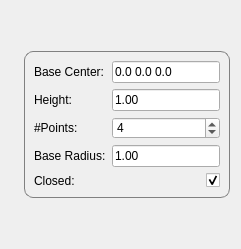
      <widget class="QWidget" name="pyramidTab">
       <attribute name="title">
        <string>Pyramid</string>
       </attribute>
       <layout class="QHBoxLayout" name="horizontalLayout_10">
        <item>
         <widget class="QLabel" name="pyramid_picLabel">
          <property name="text">
           <string/>
          </property>
          <property name="pixmap">
           <pixmap>:/cgal/icons/resources/base.png</pixmap>
          </property>
         </widget>
        </item>
        <item>
         <layout class="QVBoxLayout" name="verticalLayout_9" stretch="1,0,1">
          <item>
           <spacer name="verticalSpacer_3">
            <property name="orientation">
             <enum>Qt::Orientation::Vertical</enum>
            </property>
            <property name="sizeHint" stdset="0">
             <size>
              <width>20</width>
              <height>40</height>
             </size>
            </property>
           </spacer>
          </item>
          <item>
           <widget class="QGroupBox" name="groupBox_2">
            <property name="styleSheet">
             <string notr="true">QGroupBox {
    border: 1px solid gray;
    border-radius: 9px;
    margin-top: 0.5em;
}

QGroupBox::title {
    subcontrol-origin: margin;
    left: 10px;
    padding: 0 3px 0 3px;
}</string>
            </property>
            <property name="title">
             <string/>
            </property>
            <layout class="QVBoxLayout" name="verticalLayout_11">
             <item>
              <layout class="QGridLayout" name="gridLayout_7">
               <item row="2" column="0">
                <widget class="QLabel" name="pyramidLabel">
                 <property name="toolTip">
                  <string>&lt;html&gt;&lt;head/&gt;&lt;body&gt;&lt;p&gt;The number of points in the base of the pyramid. Must be at least 3.&lt;/p&gt;&lt;/body&gt;&lt;/html&gt;</string>
                 </property>
                 <property name="text">
                  <string>#Points:</string>
                 </property>
                </widget>
               </item>
               <item row="0" column="1">
                <widget class="QLineEdit" name="pyramid_lineEdit">
                 <property name="text">
                  <string>0.0 0.0 0.0</string>
                 </property>
                </widget>
               </item>
               <item row="2" column="1">
                <widget class="QSpinBox" name="pyramidSpinBox">
                 <property name="minimum">
                  <number>3</number>
                 </property>
                 <property name="maximum">
                  <number>360000</number>
                 </property>
                 <property name="value">
                  <number>4</number>
                 </property>
                </widget>
               </item>
               <item row="0" column="0">
                <widget class="QLabel" name="label_11">
                 <property name="toolTip">
                  <string>&lt;html&gt;&lt;head/&gt;&lt;body&gt;&lt;p&gt;the center of the circle in which the base is inscribed.&lt;/p&gt;&lt;p&gt;&lt;br/&gt;&lt;/p&gt;&lt;/body&gt;&lt;/html&gt;</string>
                 </property>
                 <property name="text">
                  <string>Base Center:</string>
                 </property>
                </widget>
               </item>
               <item row="3" column="1">
                <widget class="DoubleEdit" name="pyramidBaseSpinBox">
                 <property name="sizePolicy">
                  <sizepolicy hsizetype="Minimum" vsizetype="Fixed">
                   <horstretch>0</horstretch>
                   <verstretch>0</verstretch>
                  </sizepolicy>
                 </property>
                 <property name="text">
                  <string>1.00</string>
                 </property>
                </widget>
               </item>
               <item row="1" column="1">
                <widget class="DoubleEdit" name="pyramidHeightSpinBox">
                 <property name="sizePolicy">
                  <sizepolicy hsizetype="Minimum" vsizetype="Fixed">
                   <horstretch>0</horstretch>
                   <verstretch>0</verstretch>
                  </sizepolicy>
                 </property>
                 <property name="text">
                  <string>1.00</string>
                 </property>
                </widget>
               </item>
               <item row="1" column="0">
                <widget class="QLabel" name="label_12">
                 <property name="toolTip">
                  <string>&lt;html&gt;&lt;head/&gt;&lt;body&gt;&lt;p&gt;The pyramid's height.&lt;/p&gt;&lt;/body&gt;&lt;/html&gt;</string>
                 </property>
                 <property name="text">
                  <string>Height:</string>
                 </property>
                </widget>
               </item>
               <item row="3" column="0">
                <widget class="QLabel" name="label_13">
                 <property name="toolTip">
                  <string>&lt;html&gt;&lt;head/&gt;&lt;body&gt;&lt;p&gt;The radius of the circle in which the base is inscribed.&lt;/p&gt;&lt;/body&gt;&lt;/html&gt;</string>
                 </property>
                 <property name="text">
                  <string>Base Radius:</string>
                 </property>
                </widget>
               </item>
               <item row="4" column="0">
                <widget class="QLabel" name="label_14">
                 <property name="toolTip">
                  <string>&lt;html&gt;&lt;head/&gt;&lt;body&gt;&lt;p&gt;If this is unmarked, the base will not be created.&lt;/p&gt;&lt;/body&gt;&lt;/html&gt;</string>
                 </property>
                 <property name="text">
                  <string>Closed: </string>
                 </property>
                </widget>
               </item>
               <item row="4" column="1">
                <widget class="QCheckBox" name="pyramidCheckBox">
                 <property name="layoutDirection">
                  <enum>Qt::LayoutDirection::RightToLeft</enum>
                 </property>
                 <property name="text">
                  <string/>
                 </property>
                 <property name="checked">
                  <bool>true</bool>
                 </property>
                </widget>
               </item>
              </layout>
             </item>
            </layout>
           </widget>
          </item>
          <item>
           <spacer name="verticalSpacer_6">
            <property name="orientation">
             <enum>Qt::Orientation::Vertical</enum>
            </property>
            <property name="sizeHint" stdset="0">
             <size>
              <width>20</width>
              <height>40</height>
             </size>
            </property>
           </spacer>
          </item>
         </layout>
        </item>
       </layout>
      </widget>
